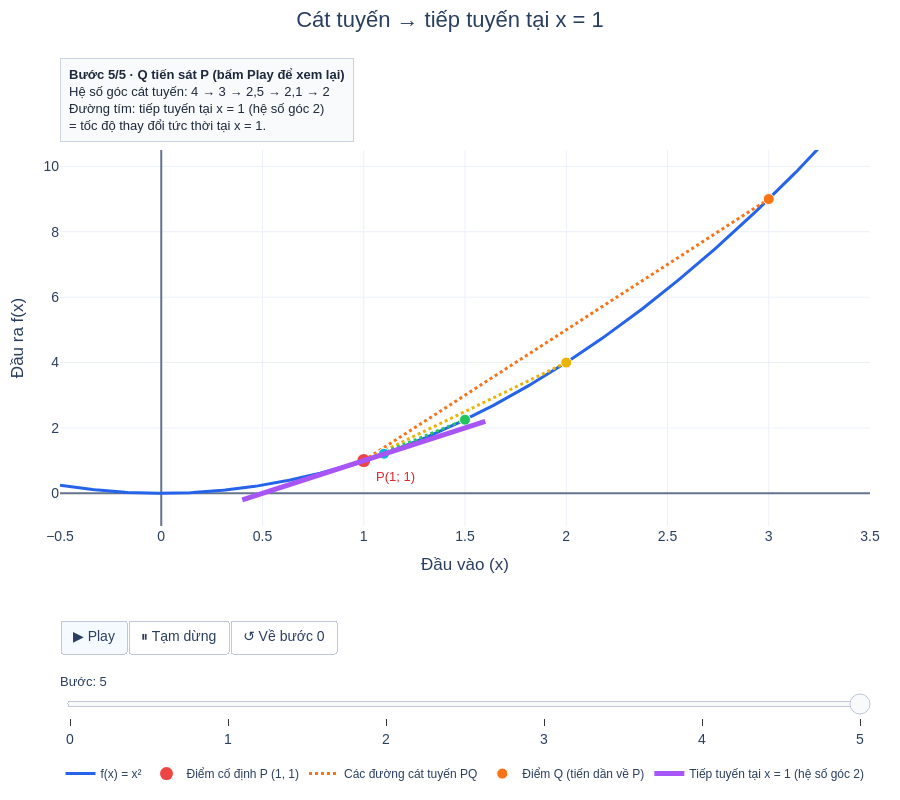

Write notebook code for a chart like this one.
### Markdown cell above
# Thêm chú thích cho biểu đồ animation

### Code cell
tangent_caption = r"""
Khi điểm thứ hai \(Q\) (các chấm màu cam, vàng, xanh lá, xanh lơ) tiến gần
điểm thứ nhất \(P\) (chấm đỏ tại \(x=1\)), <strong>hệ số góc của đường cát
tuyến</strong> tiến gần <strong>hệ số góc của đường tiếp tuyến</strong> màu
tím.

<br><br>

Với \(Q=(1+h,\,(1+h)^2)\), hệ số góc của cát tuyến \(PQ\) là:

\[
\frac{f(1+h)-f(1)}{h}=\frac{(1+h)^2-1}{h}=2+h
\]

Khi \(h\) càng nhỏ (\(2;\ 1;\ 0{,}5;\ 0{,}1;\ \dots\)), giá trị
này lần lượt là \(4;\ 3;\ 2{,}5;\ 2{,}1;\ \dots\) và tiến gần
\(2\):

\[
\lim_{h\to 0}(2+h)=2
\]

Hệ số góc của đường tiếp tuyến này biểu diễn
<strong>tốc độ thay đổi tức thời</strong> tại \(x=1\).

<br>

<strong>Cách dùng:</strong>

Bấm <strong>Play</strong> để xem animation: mỗi bước sẽ có lời giải thích
riêng phía trên biểu đồ. Bạn cũng có thể bấm <strong>Tạm dừng</strong>,
kéo <strong>thanh trượt</strong> để chọn bước, hoặc bấm
<strong>Về bước 0</strong> để bắt đầu lại.
"""


add_caption(
    fig=fig_tangent,

    caption=tangent_caption,

    title="Từ đường cát tuyến đến đường tiếp tuyến",

    html_name="secant_to_tangent_function.html"
)

### Figure 1 — Plotly figure (JSON) as saved in the notebook; plotly's stock layout.template omitted (floating-point values rounded to 4 significant figures; data arrays with more than 128 entries replaced by an {"elided": "..."} marker saying what was removed)
{"data": [{"hovertemplate": "x = %{x:.2f}<br>f(x) = %{y:.2f}<extra></extra>", "line": {"color": "#2563eb", "width": 3}, "mode": "lines", "name": "f(x) = x²", "type": "scatter", "x": {"elided": "300 float values"}, "y": {"elided": "300 float values"}}, {"hovertemplate": "P = (1, 1)<extra></extra>", "marker": {"color": "#ef4444", "size": 13}, "mode": "markers", "name": "Điểm cố định P (1, 1)", "type": "scatter", "x": [1], "y": [1]}, {"hovertemplate": "Cát tuyến PQ<br>Hệ số góc = 4<extra></extra>", "legendgroup": "secants", "line": {"color": "#f97316", "dash": "dot", "width": 3}, "mode": "lines", "name": "Các đường cát tuyến PQ", "showlegend": true, "type": "scatter", "x": [1, 3], "y": [1, 9]}, {"hovertemplate": "Cát tuyến PQ<br>Hệ số góc = 3<extra></extra>", "legendgroup": "secants", "line": {"color": "#eab308", "dash": "dot", "width": 3}, "mode": "lines", "name": "Các đường cát tuyến PQ", "showlegend": false, "type": "scatter", "x": [1, 2], "y": [1, 4]}, {"hovertemplate": "Cát tuyến PQ<br>Hệ số góc = 2,5<extra></extra>", "legendgroup": "secants", "line": {"color": "#22c55e", "dash": "dot", "width": 3}, "mode": "lines", "name": "Các đường cát tuyến PQ", "showlegend": false, "type": "scatter", "x": [1, 1.5], "y": [1, 2.25]}, {"hovertemplate": "Cát tuyến PQ<br>Hệ số góc = 2,1<extra></extra>", "legendgroup": "secants", "line": {"color": "#06b6d4", "dash": "dot", "width": 3}, "mode": "lines", "name": "Các đường cát tuyến PQ", "showlegend": false, "type": "scatter", "x": [1, 1.1], "y": [1, 1.21]}, {"hovertemplate": "Q = (%{x}, %{y:.3f})<extra></extra>", "marker": {"color": ["#f97316", "#eab308", "#22c55e", "#06b6d4"], "line": {"color": "white", "width": 1}, "size": 11}, "mode": "markers", "name": "Điểm Q (tiến dần về P)", "type": "scatter", "x": [3, 2, 1.5, 1.1], "y": [9, 4, 2.25, 1.21]}, {"hovertemplate": "Tiếp tuyến<br>Hệ số góc = 2<extra></extra>", "line": {"color": "#a855f7", "width": 5}, "mode": "lines", "name": "Tiếp tuyến tại x = 1 (hệ số góc 2)", "type": "scatter", "x": [0.4, 1.6], "y": [-0.2, 2.2]}], "layout": {"annotations": [{"align": "left", "bgcolor": "#f8fafc", "bordercolor": "#cbd5e1", "borderpad": 8, "borderwidth": 1, "font": {"color": "#1e293b", "size": 13}, "showarrow": false, "text": "<b>Bước 5/5 · Q tiến sát P (bấm Play để xem lại)</b><br>Hệ số góc cát tuyến: 4 → 3 → 2,5 → 2,1 → 2<br>Đường tím: tiếp tuyến tại x = 1 (hệ số góc 2)<br>= tốc độ thay đổi tức thời tại x = 1.", "x": 0, "xanchor": "left", "xref": "paper", "y": 1.02, "yanchor": "bottom", "yref": "paper"}, {"font": {"color": "#dc2626", "size": 13}, "showarrow": false, "text": "P(1; 1)", "x": 1, "xanchor": "left", "xshift": 10, "y": 1, "yshift": -16}], "autosize": true, "font": {"family": "Arial, sans-serif", "size": 14}, "height": 800, "hovermode": "closest", "legend": {"font": {"size": 12}, "orientation": "h", "x": 0.5, "xanchor": "center", "y": -0.62, "yanchor": "top"}, "margin": {"b": 270, "l": 60, "r": 30, "t": 150}, "sliders": [{"active": 5, "currentvalue": {"font": {"size": 13}, "prefix": "Bước: "}, "len": 1, "pad": {"b": 0, "l": 0, "r": 0, "t": 0}, "steps": [{"args": [["0"], {"frame": {"duration": 0, "redraw": true}, "mode": "immediate", "transition": {"duration": 0}}], "label": "0", "method": "animate"}, {"args": [["1"], {"frame": {"duration": 0, "redraw": true}, "mode": "immediate", "transition": {"duration": 0}}], "label": "1", "method": "animate"}, {"args": [["2"], {"frame": {"duration": 0, "redraw": true}, "mode": "immediate", "transition": {"duration": 0}}], "label": "2", "method": "animate"}, {"args": [["3"], {"frame": {"duration": 0, "redraw": true}, "mode": "immediate", "transition": {"duration": 0}}], "label": "3", "method": "animate"}, {"args": [["4"], {"frame": {"duration": 0, "redraw": true}, "mode": "immediate", "transition": {"duration": 0}}], "label": "4", "method": "animate"}, {"args": [["5"], {"frame": {"duration": 0, "redraw": true}, "mode": "immediate", "transition": {"duration": 0}}], "label": "5", "method": "animate"}], "x": 0, "xanchor": "left", "y": -0.38, "yanchor": "top"}], "title": {"font": {"size": 22}, "text": "Cát tuyến → tiếp tuyến tại x = 1", "x": 0.5, "xanchor": "center", "y": 0.985, "yanchor": "top"}, "updatemenus": [{"buttons": [{"args": [null, {"frame": {"duration": 2600, "redraw": true}, "fromcurrent": false, "mode": "immediate", "transition": {"duration": 300}}], "label": "▶ Play", "method": "animate"}, {"args": [[null], {"frame": {"duration": 0, "redraw": false}, "mode": "immediate", "transition": {"duration": 0}}], "label": "⏸ Tạm dừng", "method": "animate"}, {"args": [["0"], {"frame": {"duration": 0, "redraw": true}, "mode": "immediate", "transition": {"duration": 0}}], "label": "↺ Về bước 0", "method": "animate"}], "direction": "left", "pad": {"r": 8, "t": 0}, "type": "buttons", "x": 0, "xanchor": "left", "y": -0.25, "yanchor": "top"}], "xaxis": {"dtick": 0.5, "range": [-0.5, 3.5], "showgrid": true, "title": {"text": "Đầu vào (x)"}, "zeroline": true, "zerolinecolor": "#64748b", "zerolinewidth": 2}, "yaxis": {"dtick": 2, "range": [-1, 10.5], "showgrid": true, "title": {"text": "Đầu ra f(x)"}, "zeroline": true, "zerolinecolor": "#64748b", "zerolinewidth": 2}}}
